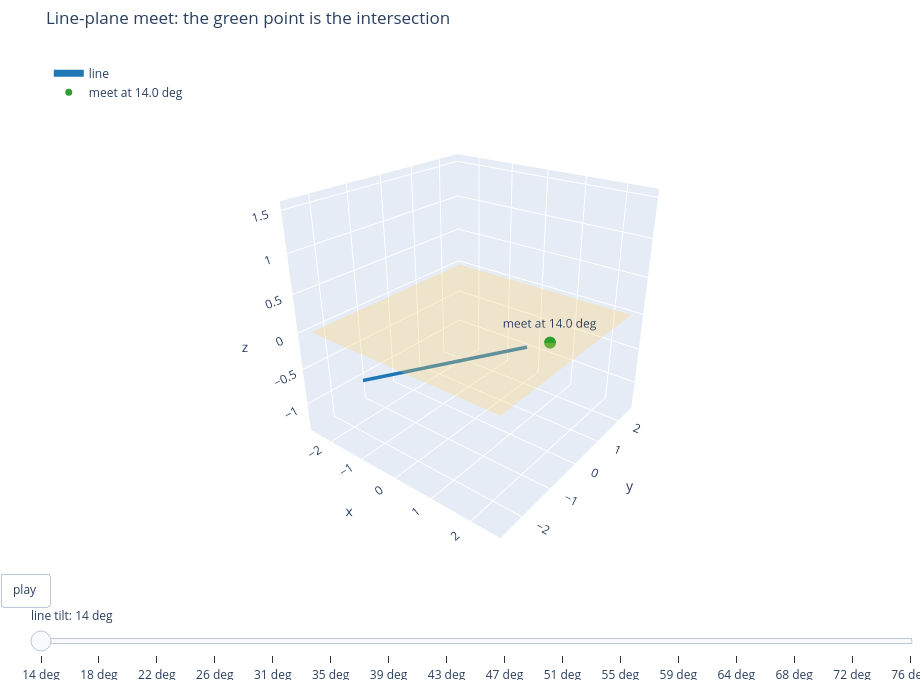

Notebook code cell kept with this figure:
### Markdown cell above
## Interactive visual: line-plane meet

The next cell builds a Plotly slider scene. Drag the slider to change the line's tilt. The green point is the meet of the line and the plane. The algebraic version carries orientation and scale; the coordinate version below makes the incidence constraint visible.

### Code cell
line_plane_fig = line_plane_slider_figure()
line_plane_path = save_plotly_html(
    line_plane_fig,
    ARTIFACT_TOPIC,
    "interactive",
    "line-plane-intersection.html",
    root=ARTIFACT_ROOT,
    include_plotlyjs=True,
)

sample_line = Line3D(np.array([-1.05, -0.55, -0.70]), np.array([1.0, 0.28, 0.70]))
sample_plane = Plane3D(np.zeros(3), np.array([0.0, 0.0, 1.0]))
sample_hit = line_plane_intersection(sample_line, sample_plane)
assert sample_hit.point is not None
assert abs(sample_plane.signed_distance(sample_hit.point)) < 1e-10

print(f"saved {line_plane_path}")
display(line_plane_fig)

### Figure 1 — Plotly figure (JSON) as saved in the notebook; plotly's stock layout.template omitted (floating-point values rounded to 4 significant figures; data arrays with more than 128 entries replaced by an {"elided": "..."} marker saying what was removed)
{"data": [{"colorscale": [[0, "#f2c14e"], [1, "#f2c14e"]], "hoverinfo": "skip", "name": "plane", "opacity": 0.28, "showscale": false, "type": "surface", "x": {"elided": "18x18 float values"}, "y": {"elided": "18x18 float values"}, "z": {"elided": "18x18 float values"}}, {"line": {"color": "#1f77b4", "width": 7}, "mode": "lines", "name": "line", "type": "scatter3d", "x": [-3.386, -3.327, -3.268, -3.208, -3.149, -3.09, -3.031, -2.972, -2.913, -2.854, -2.795, -2.735, -2.676, -2.617, -2.558, -2.499, -2.44, -2.381, -2.321, -2.262, -2.203, -2.144, -2.085, -2.026, -1.967, -1.907, -1.848, -1.789, -1.73, -1.671, -1.612, -1.553, -1.494, -1.434, -1.375, -1.316, -1.257, -1.198, -1.139, -1.08, -1.02, -0.9613, -0.9022, -0.843, -0.7839, -0.7247, -0.6656, -0.6065, -0.5473, -0.4882, -0.4291, -0.3699, -0.3108, -0.2517, -0.1925, -0.1334, -0.07424, -0.01511, 0.04403, 0.1032, 0.1623, 0.2214, 0.2806, 0.3397, 0.3988, 0.458, 0.5171, 0.5763, 0.6354, 0.6945, 0.7537, 0.8128, 0.8719, 0.9311, 0.9902, 1.049, 1.108, 1.168, 1.227, 1.286], "y": [-1.224, -1.207, -1.19, -1.173, -1.156, -1.139, -1.122, -1.105, -1.088, -1.07, -1.053, -1.036, -1.019, -1.002, -0.9852, -0.9681, -0.951, -0.934, -0.9169, -0.8998, -0.8828, -0.8657, -0.8486, -0.8316, -0.8145, -0.7974, -0.7804, -0.7633, -0.7462, -0.7292, -0.7121, -0.6951, -0.678, -0.6609, -0.6439, -0.6268, -0.6097, -0.5927, -0.5756, -0.5585, -0.5415, -0.5244, -0.5073, -0.4903, -0.4732, -0.4561, -0.4391, -0.422, -0.4049, -0.3879, -0.3708, -0.3538, -0.3367, -0.3196, -0.3026, -0.2855, -0.2684, -0.2514, -0.2343, -0.2172, -0.2002, -0.1831, -0.166, -0.149, -0.1319, -0.1148, -0.09777, -0.08071, -0.06364, -0.04658, -0.02951, -0.01245, 0.004619, 0.02168, 0.03875, 0.05581, 0.07288, 0.08994, 0.107, 0.1241], "z": [-1.282, -1.268, -1.253, -1.238, -1.223, -1.209, -1.194, -1.179, -1.164, -1.15, -1.135, -1.12, -1.105, -1.091, -1.076, -1.061, -1.046, -1.032, -1.017, -1.002, -0.9875, -0.9728, -0.958, -0.9433, -0.9285, -0.9138, -0.899, -0.8843, -0.8696, -0.8548, -0.8401, -0.8253, -0.8106, -0.7958, -0.7811, -0.7663, -0.7516, -0.7369, -0.7221, -0.7074, -0.6926, -0.6779, -0.6631, -0.6484, -0.6337, -0.6189, -0.6042, -0.5894, -0.5747, -0.5599, -0.5452, -0.5304, -0.5157, -0.501, -0.4862, -0.4715, -0.4567, -0.442, -0.4272, -0.4125, -0.3977, -0.383, -0.3683, -0.3535, -0.3388, -0.324, -0.3093, -0.2945, -0.2798, -0.265, -0.2503, -0.2356, -0.2208, -0.2061, -0.1913, -0.1766, -0.1618, -0.1471, -0.1323, -0.1176]}, {"marker": {"color": "#2ca02c", "size": 7}, "mode": "markers+text", "name": "meet at 14.0 deg", "text": ["meet at 14.0 deg"], "textposition": "top center", "type": "scatter3d", "x": [1.758], "y": [0.2602], "z": [0.0]}], "layout": {"height": 680, "legend": {"bgcolor": "rgba(255,255,255,0.72)", "x": 0.02, "y": 0.98}, "margin": {"b": 0, "l": 0, "r": 0, "t": 48}, "scene": {"aspectmode": "cube", "camera": {"eye": {"x": 1.45, "y": -1.85, "z": 1.15}}, "xaxis": {"range": [-2.7, 2.7], "title": {"text": "x"}}, "yaxis": {"range": [-2.7, 2.7], "title": {"text": "y"}}, "zaxis": {"range": [-1.4, 1.6], "title": {"text": "z"}}}, "sliders": [{"active": 0, "currentvalue": {"prefix": "line tilt: "}, "steps": [{"args": [["14.0"], {"frame": {"duration": 0, "redraw": true}, "mode": "immediate"}], "label": "14 deg", "method": "animate"}, {"args": [["18.1"], {"frame": {"duration": 0, "redraw": true}, "mode": "immediate"}], "label": "18 deg", "method": "animate"}, {"args": [["22.3"], {"frame": {"duration": 0, "redraw": true}, "mode": "immediate"}], "label": "22 deg", "method": "animate"}, {"args": [["26.4"], {"frame": {"duration": 0, "redraw": true}, "mode": "immediate"}], "label": "26 deg", "method": "animate"}, {"args": [["30.5"], {"frame": {"duration": 0, "redraw": true}, "mode": "immediate"}], "label": "31 deg", "method": "animate"}, {"args": [["34.7"], {"frame": {"duration": 0, "redraw": true}, "mode": "immediate"}], "label": "35 deg", "method": "animate"}, {"args": [["38.8"], {"frame": {"duration": 0, "redraw": true}, "mode": "immediate"}], "label": "39 deg", "method": "animate"}, {"args": [["42.9"], {"frame": {"duration": 0, "redraw": true}, "mode": "immediate"}], "label": "43 deg", "method": "animate"}, {"args": [["47.1"], {"frame": {"duration": 0, "redraw": true}, "mode": "immediate"}], "label": "47 deg", "method": "animate"}, {"args": [["51.2"], {"frame": {"duration": 0, "redraw": true}, "mode": "immediate"}], "label": "51 deg", "method": "animate"}, {"args": [["55.3"], {"frame": {"duration": 0, "redraw": true}, "mode": "immediate"}], "label": "55 deg", "method": "animate"}, {"args": [["59.5"], {"frame": {"duration": 0, "redraw": true}, "mode": "immediate"}], "label": "59 deg", "method": "animate"}, {"args": [["63.6"], {"frame": {"duration": 0, "redraw": true}, "mode": "immediate"}], "label": "64 deg", "method": "animate"}, {"args": [["67.7"], {"frame": {"duration": 0, "redraw": true}, "mode": "immediate"}], "label": "68 deg", "method": "animate"}, {"args": [["71.9"], {"frame": {"duration": 0, "redraw": true}, "mode": "immediate"}], "label": "72 deg", "method": "animate"}, {"args": [["76.0"], {"frame": {"duration": 0, "redraw": true}, "mode": "immediate"}], "label": "76 deg", "method": "animate"}]}], "title": {"text": "Line-plane meet: the green point is the intersection"}, "updatemenus": [{"buttons": [{"args": [null, {"frame": {"duration": 260, "redraw": true}}], "label": "play", "method": "animate"}], "showactive": false, "type": "buttons", "x": 0.02, "y": 0.02}], "width": 920}}
